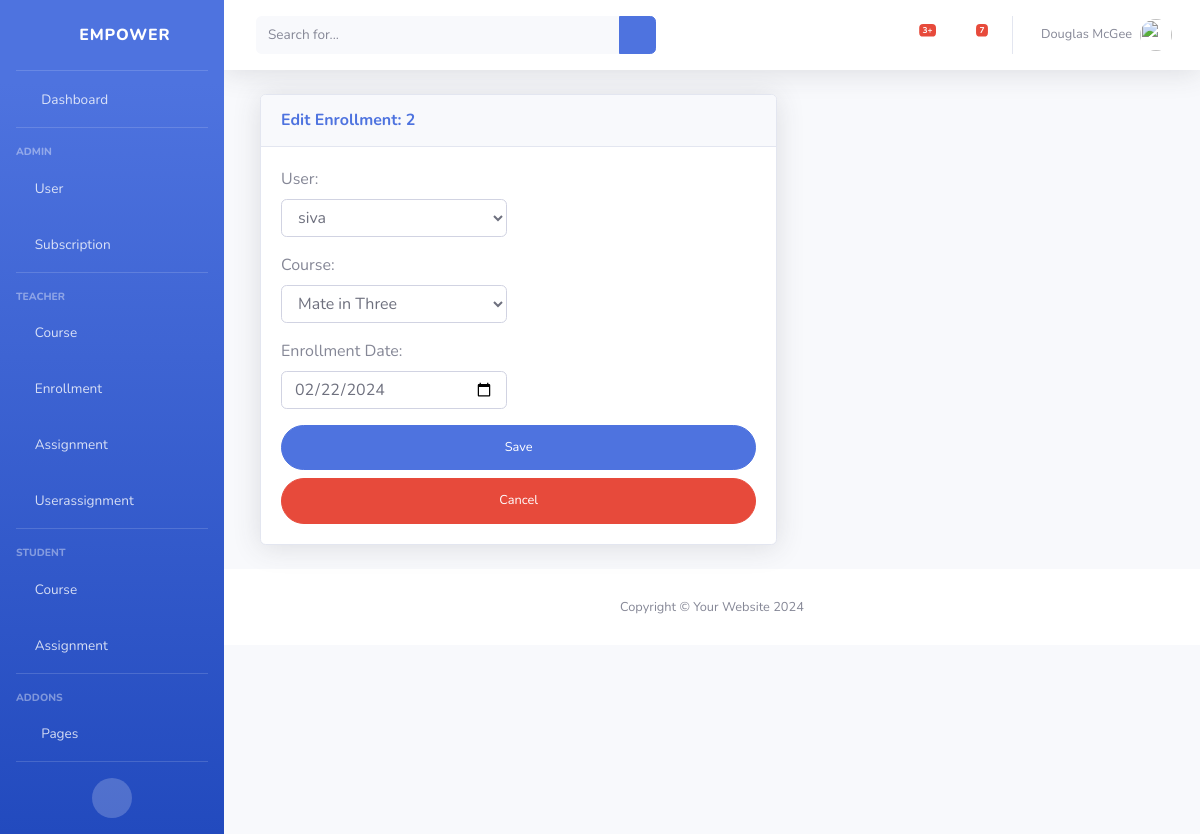
The app's page /enrollment/2/edit/, older data.
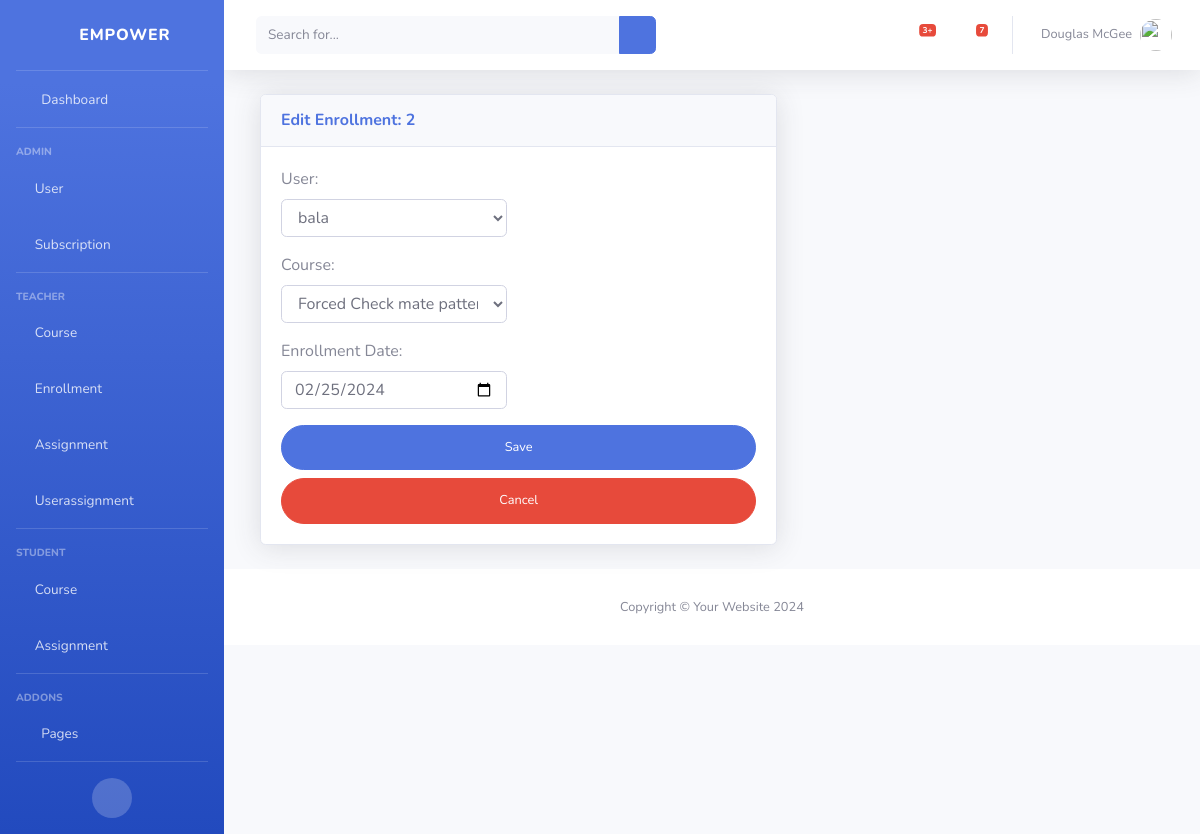
The same page, newer data.
### classRoom/models.py (models this page shows)
class Enrollment(models.Model):
    id = models.AutoField(primary_key=True)
    user = models.ForeignKey(User, on_delete=models.CASCADE)
    course = models.ForeignKey(Course, on_delete=models.CASCADE)
    enrollment_date = models.DateField()

class User(models.Model):
    id = models.AutoField(primary_key=True)
    username = models.CharField(max_length=50)
    password = models.CharField(max_length=50)
    email = models.EmailField()

class Course(models.Model):
    id = models.AutoField(primary_key=True)
    course_name = models.CharField(max_length=100)
    course_description = models.TextField()

### classRoom/views.py (the view, shortened to what this page needs)
# urls.py: path('enrollment/<int:enrollment_id>/edit/',edit_enrollment, name="edit_enrollment"),
def edit_enrollment(request, enrollment_id):
    enrollment_data = get_object_or_404(Enrollment, id=enrollment_id)
    courses = Course.objects.all()
    users = User.objects.all()
    return render(request, 'edit_enrollment.html', {'enrollment_data': enrollment_data, 'courses': courses, 'users': users})

### classRoom/templates/edit_enrollment.html (shortened to what this page needs)
{% extends 'base.html' %}
{% block content %}
<div class="col-lg-7">
    <div class="card shadow mb-4">
        <div class="card-header py-3">
            <h6 class="m-0 font-weight-bold text-primary">Edit Enrollment: {{ enrollment_data.id }}</h6>
        </div>
        <div class="card-body">
            <form class="user" method="post">
                <div class="form-group row">
                    <div class="col-sm-6 mb-3 mb-sm-0">
                        <label for="user">User:</label>
                        <select class="form-control" id="user" name="user">
                            {% for user in users %}
                                <option value="{{ user.id }}" {% if user.id == enrollment_data.user_id %} selected {% endif %}>{{ user.username }}</option>
                            {% endfor %}
                        </select>
                    </div>
                </div>
                <div class="form-group row">
                    <div class="col-sm-6 mb-3 mb-sm-0">
                        <label for="course">Course:</label>
                        <select class="form-control" id="course" name="course">
                            {% for course in courses %}
                                <option value="{{ course.id }}" {% if course.id == enrollment_data.course_id %} selected {% endif %}>{{ course.course_name }}</option>
                            {% endfor %}
                        </select>
                    </div>
                </div>
                <div class="form-group row">
                    <div class="col-sm-6">
                        <label for="enrollment_date">Enrollment Date:</label>
                        <input type="date" class="form-control" id="enrollment_date" name="enrollment_date" value="{{ enrollment_data.enrollment_date|date:'Y-m-d' }}">
                    </div>
                </div>
                <button type="submit" class="btn btn-primary btn-user btn-block">Save</button>
                <a href="/enrollment/{{ enrollment_data.id }}/" class="btn btn-danger btn-user  btn-block">
                    Cancel
                </a>
            </form>
        </div>
    </div>
</div>
{% endblock %}

Row changes from the older to the newer data that the page shows:
changed Enrollment id 2: user "siva" → "bala"; course "Mate in Three" → "Forced Check mate patterns"; enrollment_date "02/22/2024" → "02/25/2024"
